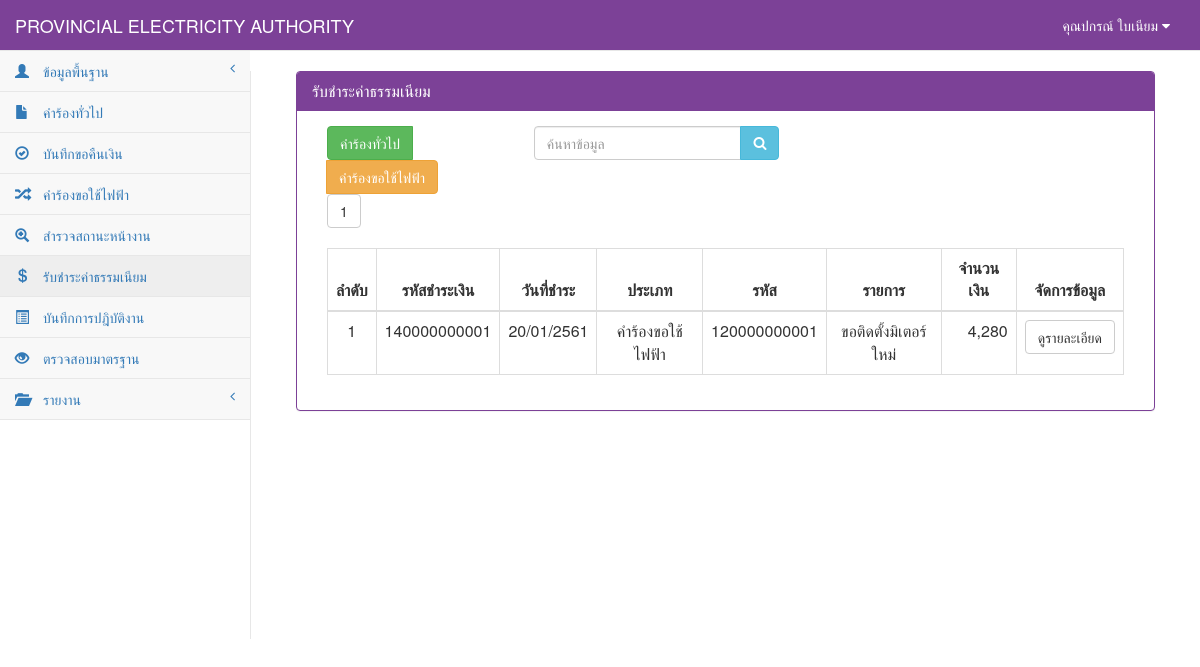
Page /fee_show.php (signed in) on the earlier database version.
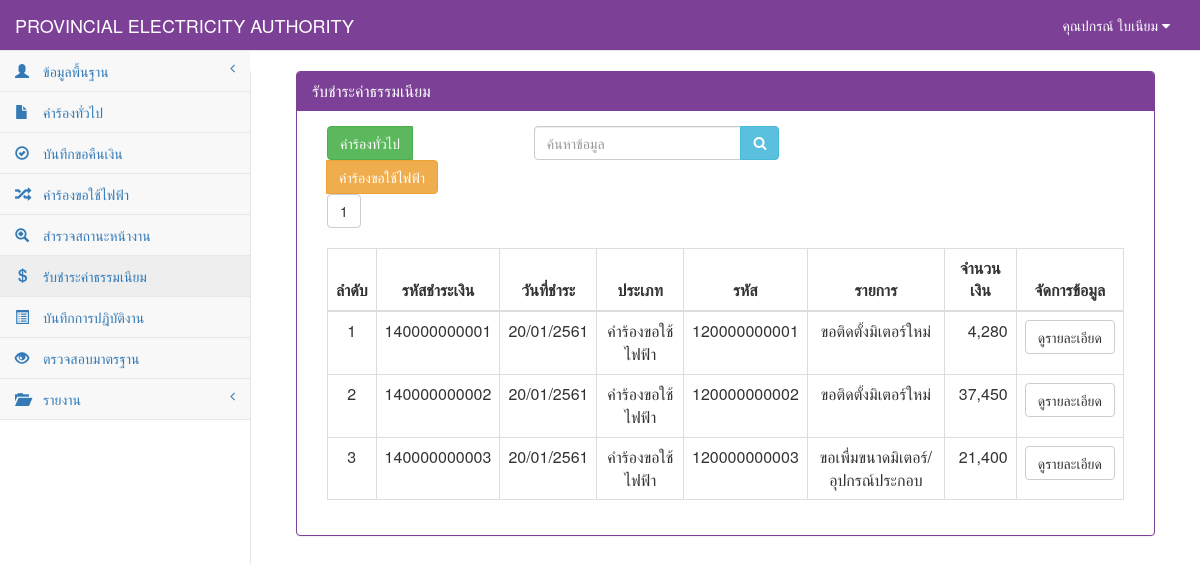
Same page on the later database version.
### tables this page shows
CREATE TABLE `tb_user` (
  `user_id` char(13) NOT NULL,
  `user_code` char(13) NOT NULL,
  `user_first` int(1) NOT NULL,
  `user_name` varchar(50) NOT NULL,
  `user_last` varchar(50) NOT NULL,
  `user_add` text NOT NULL,
  `user_tel` char(10) NOT NULL,
  `user_pos` int(1) NOT NULL,
  `user_pass` varchar(12) NOT NULL,
  PRIMARY KEY  (`user_id`)
);

CREATE TABLE `tb_fee` (
  `fee_id` char(13) NOT NULL,
  `fee_date` date NOT NULL,
  `re_id` char(12) NOT NULL,
  `rg_id` char(12) NOT NULL,
  `user_id` char(13) NOT NULL,
  `fee_price` double(10,2) NOT NULL,
  PRIMARY KEY  (`fee_id`)
);

### connect_db.php (called while the page is built, shortened)
<?php
$dbname="pea";
$limit=10;
?>

### fee_show.php (the view, shortened to what this page needs)
<?php
include "connect_db.php";
?>
<!DOCTYPE html>
<html>
<head>
    <link href="vendor/bootstrap/css/bootstrap.css" rel="stylesheet">
    <link href="vendor/metisMenu/metisMenu.css" rel="stylesheet">
    <link href="dist/css/sb-admin-2.css" rel="stylesheet">
    <link href="vendor/font-awesome/css/font-awesome.css" rel="stylesheet" type="text/css">
</head>
<body>
<?php include "header.php";?>
<?php
    include"sidebar.php";
?>
    <div id="page-wrapper">
        <div class="col-sm-12 ">
            <div class="panel panel-primary">
                <div class="panel-heading">
                    <h2 class="panel-title">รับชำระค่าธรรมเนียม</h2>
                </div>
            <div class="panel-body">
                    <div class="col-sm-3">
                        <div class="btn-group">
                            <a href="fee_add2.php" class="btn  btn-success">คำร้องทั่วไป</a>
                            <a href="fee_add.php" class="btn  btn-warning">คำร้องขอใช้ไฟฟ้า</a>
                       </div>
                    </div>
            <div class="col-sm-4">
                <form name="frmSearch" method="POST">
                    <div class="form-group input-group">
                        <input type="search" name="search" class="form-control" placeholder="ค้นหาข้อมูล">
                        <span class="input-group-btn">
                            <button class="btn btn-info" type="submit" style="height:34px;"><i class="fa fa-search"></i></button>
                        </span>
                    </div>
                </form>
            </div>
            <div class="col-sm-12">
                <div class="table-responsive">
                    <?php
                    function Dateim($mydate) {
                        $d = split("-", $mydate);
                        $mydate = $d[2] . "/" . $d[1] . "/" . ($d[0] + 543);
                        return "$mydate";
                    }
                        $sql_all_rows="select * from tb_fee order by fee_id";
                        $result_all_rows=mysql_db_query($dbname,$sql_all_rows);
                        $rows=mysql_num_rows($result_all_rows);
                        $total_page=ceil($rows/$limit);
                        if($_GET[start]==""){
                            $start="1";
                        }else{
                            $start=$_GET[start];
                        }
                    ?>
                    <?php
                    for($i=1;$i<=$total_page;$i++){
                            if($start==$i){
                                    echo "<a href='fee_show.php?start=".$i."&limit=".$limit."'><button class='btn btn-default '>".$i."</button></a>&nbsp;";
                            }else{
                                    echo "<a href='fee_show.php?start=".$i."&limit=".$limit."' c><button class='btn btn-default active'>".$i."</button></a>&nbsp;";
                            }
                    }
                    ?>
                    <br><br>
                    <table width="100%" class="table table-bordered table-hover">
                        <thead>
                            <tr>
                                <th class=" text-center" >ลำดับ</th>
                                <th class=" text-center" >รหัสชำระเงิน</th>
                                <th class=" text-center" >วันที่ชำระ</th>
                                <th class=" text-center" >ประเภท</th>
                                <th class=" text-center" >รหัส</th>
                                <th class=" text-center" >รายการ</th>
                                <th class=" text-center" >จำนวนเงิน</th>
                                <th class=" text-center">จัดการข้อมูล</th>
                            </tr>
                        </thead>
                            <tbody>
                            <?php
                                $n=0;
                                if($_GET[start]=="" || $_GET[start]=="1"){
                                        $page="0";
                                }else{
                                        $page=($_GET[start]-1)*$limit;
                                }
                                $sql="select * from tb_fee,tb_user where fee_id like '%".$_POST[search]."%'and tb_fee.user_id=tb_user.user_id limit $page,$limit ";
                                $result=mysql_db_query($dbname,$sql);
                                    if(mysql_num_rows($result)>0){
                                        while($array=mysql_fetch_array($result)){
                                            $n++;
                                            if($array[re_id]!=""){
                                                $sql2="select * from tb_electricity where re_id='$array[re_id]' ";
                                                $result2=mysql_db_query($dbname,$sql2);
                                                $array2=mysql_fetch_array($result2);
                                                $ss_id=$array[re_id];
                                                if ($array2[re_want_type] == 0) {
                                                    $want = "ขอติดตั้งมิเตอร์ใหม่";
                                                } elseif ($array2[re_want_type] == 1) {
                                                    $want = "ขอตัดฝากมิเตอร์โดยไม่ใช้ไฟฟ้า";
                                                } elseif ($array2[re_want_type] == 2) {
                                                    $want = "ขอต่อกลับการใช้ไฟฟ้า";
                                                } elseif ($array2[re_want_type] == 3) {
                                                    $want = "ขอเพื่มขนาดมิเตอร์/อุปกรณ์ประกอบ";
                                                } elseif ($array2[re_want_type] == 4) {
                                                    $want = "ขอเปลี่ยนประเภทมิเตอร์";
                                                } elseif ($array2[re_want_type] == 5) {
                                                    $want = "ขอหยุดซ่อมแซมเครื่องจักรประจำปี";
                                                } elseif ($array2[re_want_type] == 6) {
                                                    $want = "ขอใช้ไฟฟ้าชั่วคราวแบบเหมาจ่าย";
                                                } elseif ($array2[re_want_type] == 7) {
                                                    $want = "ขอติดตั้งไฟฟ้าชั่วคราว";
                                                } elseif ($array2[re_want_type] == 8) {
                                                    $want = "ขอตัดฝากมิเตอร์ใช้เพื่อแสงสว่างไม่ลด CT";
                                                } elseif ($array2[re_want_type] == 9) {
                                                    $want = "ขอยกเลิกเลิกการใช้ไฟฟ้า";
                                                } elseif ($array2[re_want_type] == 10) {
                                                    $want = "ชอลดขนาดมิเตอร์/อุปกรณ์ประกอบ";
                                                } elseif ($array2[re_want_type] == 11) {
                                                    $want = "ขอใช้ไฟฟ้าสาธารณะ";
                                                } elseif ($array2[re_want_type] == 12) {
                                                    $want = "ขอตัดมิเตอร์ใช้เพื่อแสงสว่างลด CT";
                                                } elseif ($array2[re_want_type] == 13) {
                                                    $want = "ขอย้ายจุดติดตั้งมิเตอร์/อุปกรณ์ประกอบ";
                                                } elseif ($array2[re_want_type] == 14) {
                                                    $want = "ขอเปลี่ยนมิเตอร์กรณีชำรุด";
                                                } elseif ($array2[re_want_type] == 15) {
                                                    $want = "ขอใช้ไฟฟ้าตู้โทรศัพท์ต่อตรง";
                                                } elseif ($array2[re_want_type] == 16) {
                                                    $want = $array2[re_place_other];
                                                }
                                                $type="คำร้องขอใช้ไฟฟ้า";
                                                $link="fee_detail";
                                            }
                            ?>
                                    <tr>
                                        <td class="text-center"><?=$n?></td>
                                            <td><?=$array[fee_id]?></td>
                                            <td><?= Dateim($array[fee_date]); ?></td>
                                            <td class="text-center"><?=$type?></td>
                                            <td class="text-center"><?=$ss_id?></td>
                                            <td class="text-center"><?=$want?></td>
                                            <td class="text-right"><?= number_format($array[fee_price])?></td>
                                            <td align="center">
                                                <div class="btn-group">
                                                    <a class="btn btn-default" href="<?=$link?>.php?fee_id=<?=$array[fee_id]?>">ดูรายละเอียด</a>
                                                </div>
                                            </td>
                                    </tr>
                                    <?php
                                    }
                                        }else{
                                    ?>
                                    <tr><td colspan="7" align="center">ไม่พบข้อมูล</td></tr>
                                    <?
                                            }
                                    ?>
                            </tbody>
                    </table>
                </div>
            </div>
        </div>
        </div>
    </div>
</div>
</body>
</html>

### header.php (shortened to what this page needs)
<?php
$sqluser="select *from tb_user where user_id='".$_SESSION[loginid]."'";
$reuser=mysql_db_query($dbname,$sqluser);
$user=mysql_fetch_array($reuser);
?>
<nav style="background-color:#7c4197;" class="navbar navbar-default navbar-static-top" role="navigation" style="margin-bottom: 0" >
            <div class="navbar-header" >
                <a class="navbar-brand" style="color: White" href="index.php">PROVINCIAL ELECTRICITY AUTHORITY</a>
            </div>
            <ul class="nav navbar-top-links navbar-right" >
                 <li class="dropdown">
                     <a style="color: White" class="dropdown-toggle" data-toggle="dropdown" href="#">
                        คุณ<?=$user[user_name]?> <?=$user[user_last]?>
                        <i class="fa fa-caret-down"></i>
                    </a>
                </li>
            </ul>

### sidebar.php (shortened to what this page needs)
<?php
if($user[user_pos]==0){
?>
            <div class="navbar-default sidebar" role="navigation">
                <div class="sidebar-nav navbar-collapse">
                    <ul class="nav" id="side-menu">
                        <li>
                            <a href="#"><i class="hidden-xs showopacity glyphicon glyphicon-user">&nbsp;</i>ข้อมูลพื้นฐาน<span class="fa arrow"></span></a>
                            <ul class="nav nav-second-level">
                                <li><a href="user_show.php" >ข้อมูลเจ้าหน้าที่</a></li>
                                <li><a href="customer_show" >ข้อมูลผู้ใช้บริการ</a></li>
                                <li><a href="meter_show" >ข้อมูลประเภทมิเตอร์</a></li>
                            </ul>
                            <li>
                            <a href="#"><i class="hidden-xs showopacity glyphicon glyphicon-folder-open">&nbsp;</i>รายงาน<span class="fa arrow"></span></a>
                            <ul class="nav nav-second-level">
                                <li><a href="#.php" >คำร้องทั่วไป</a></li>
                                <li><a href="#.php" >บันทึกคำร้องทั่วไป</a></li>
                                <li><a href="#.php" >คำร้องขอใช้ไฟฟ้า</a></li>
                                <li><a href="#" >สำรวจสถานะหน้างาน</a></li>
                            </ul>
                        </li>
                        </li>
                    </ul>
                </div>
            </div>
<?php }else{ ?>
            <div class="navbar-default sidebar" role="navigation">
                <div class="sidebar-nav navbar-collapse">
                    <ul class="nav" id="side-menu">
                        <li>
                            <a href="#"><i class="hidden-xs showopacity glyphicon glyphicon-user">&nbsp;</i>ข้อมูลพื้นฐาน<span class="fa arrow"></span></a>
                        </li>
                        <li><a href="requestGeneral_show.php"><i class="hidden-xs showopacity glyphicon glyphicon-file">&nbsp;</i>คำร้องทั่วไป</a></li>
                        <li><a href="StatusGeneral.php"><i class="hidden-xs showopacity glyphicon glyphicon-ok-circle">&nbsp;</i>บันทึกขอคืนเงิน</a></li>
                        <li><a href="RequestElectricity_show.php"><i class="hidden-xs showopacity glyphicon glyphicon-random">&nbsp;</i>คำร้องขอใช้ไฟฟ้า</a></li>
                        <li><a href="StatusElectricity.php"><i class="hidden-xs showopacity glyphicon glyphicon-zoom-in">&nbsp;</i>สำรวจสถานะหน้างาน</a></li>
                        <li><a href="fee_show.php"><i class="hidden-xs showopacity glyphicon glyphicon-usd">&nbsp;</i>รับชำระค่าธรรมเนียม</a></li>
                        <li><a href="work_show.php"><i class="hidden-xs showopacity glyphicon glyphicon-list-alt">&nbsp;</i>บันทึกการปฎิบัติงาน</a></li>
                        <li><a href="investigate_show.php"><i class="hidden-xs showopacity glyphicon glyphicon-eye-open">&nbsp;</i>ตรวจสอบมาตรฐาน</a></li>
                        <li>
                            <a href="#"><i class="hidden-xs showopacity glyphicon glyphicon-folder-open">&nbsp;</i>รายงาน<span class="fa arrow"></span></a>
                        </li>
                    </ul>
                </div>
            </div>
<?php } ?>
        </nav>

Differences in the rows shown:
added tb_fee: fee_id "140000000002", fee_date "20/01/2561", re "คำร้องขอใช้ไฟฟ้า", re "120000000002", want "ขอติดตั้งมิเตอร์ใหม่", fee_price "37,450"
added tb_fee: fee_id "140000000003", fee_date "20/01/2561", re "คำร้องขอใช้ไฟฟ้า", re "120000000003", want "ขอเพื่มขนาดมิเตอร์/อุปกรณ์ประกอบ", fee_price "21,400"
